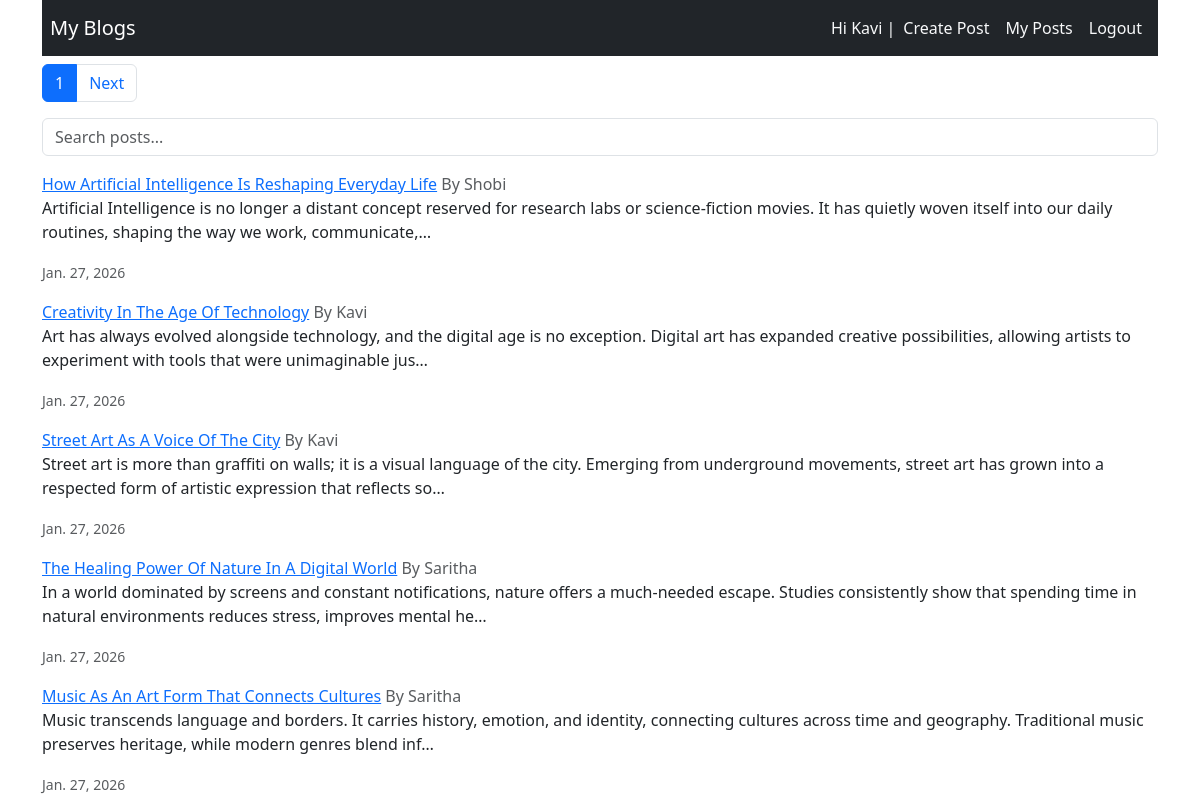
Screenshot of / (signed in) with the database file from the repository.
### blog/models.py (models this page shows, shortened)
class Post(models.Model):
    title = models.CharField(max_length=200)
    content = models.TextField()
    author = models.ForeignKey(User,on_delete=models.CASCADE)
    created_at = models.DateTimeField(auto_now_add=True)

### blog/views.py (the view)
# urls.py: path('',views.home,name="all-posts"),
def home(request):
    query = request.GET.get('q')
    posts = Post.objects.select_related('author')
    if query:
        posts = posts.filter(Q(title__icontains=query) | Q(content__icontains=query))
    posts = posts.order_by('created_at')
    paginator = Paginator(posts,5)
    page_number = request.GET.get('page')
    posts = paginator.get_page(page_number)
    return render(request,"home.html",{'posts':posts})

### blog/templates/home.html (shortened to what this page needs)
{% extends "base.html" %}
{% block content %}
      <nav>
        <ul class="pagination">
          <li class="page-item active">
            <span class="page-link">{{posts.number}}</span>
          </li>
          {% if posts.has_next %}
            <li class="page-item">
              <a class="page-link" href="?page={{posts.next_page_number}}">Next</a>
            </li>
          {% endif %}
        </ul>
      </nav>
      <form method="GET" class="mb-3">
        <input type="text" name="q" class="form-control" placeholder="Search posts...">
      </form>
      {% for post in posts %}
        <div class="Card mb-3">
          <a href="{% url 'detail-post' post.id%}" class="card-title text-primary">{{post.title | title}}</a> <span class="text-muted">By {{post.author}}</span></a>
          <div class="Card-body">
            <p class="card-text">{{post.content | truncatechars:200}}</p>
            <small class="text-muted">{{post.created_at | date }}</small>
          </div>
        </div>
      {% empty %}
        <p>No posts available</p>
      {% endfor %}
{% endblock content %}

### blog/templates/base.html (shortened to what this page needs)
<!doctype html>
<html lang="en">
  <head>
    <link href="https://cdn.jsdelivr.net/npm/bootstrap@5.3.2/dist/css/bootstrap.min.css" rel="stylesheet">
  </head>
  <body>
    <div class="container">
      <nav class="navbar navbar-expand-lg navbar-dark bg-dark">
        <a class="navbar-brand ms-2" href="{% url 'all-posts' %}">My Blogs</a>
        <div class="collapse navbar-collapse" id="navbarNav">
          <ul class="navbar-nav ms-auto me-2">
            {% if user.is_authenticated %}
              <li class="nav-item text-light mt-2">
                  Hi {{ user.username }} |
              </li>
              <li class="nav-item">
                <a href="{% url 'create-post' %}" class="nav-link text-light">Create Post</a>
              </li>
              <li class="nav-item">
                <a href="{% url 'my-posts' %}" class="nav-link text-light">My Posts</a>
              </li>
              <li class="nav-item">
                <a href="{% url 'logout' %}" class="nav-link text-light">Logout</a>
              </li>
            {% endif %}
          </ul>
        </div>
      </nav>
      {% block content %}{% endblock content %}
    </div>
  </body>
</html>

### rows the page displays
Post: title "How Artificial Intelligence Is Reshaping Everyday Life", author "Shobi", content "Artificial Intelligence is no longer a distant concept reserved for research labs or science-fiction movies. It has quietly woven itself into our daily routines, shaping the way we work, communicate,…", created_at "Jan. 27, 2026"
Post: title "Creativity In The Age Of Technology", author "Kavi", content "Art has always evolved alongside technology, and the digital age is no exception. Digital art has expanded creative possibilities, allowing artists to experiment with tools that were unimaginable jus…", created_at "Jan. 27, 2026"
Post: title "Street Art As A Voice Of The City", author "Kavi", content "Street art is more than graffiti on walls; it is a visual language of the city. Emerging from underground movements, street art has grown into a respected form of artistic expression that reflects so…", created_at "Jan. 27, 2026"
Post: title "The Healing Power Of Nature In A Digital World", author "Saritha", content "In a world dominated by screens and constant notifications, nature offers a much-needed escape. Studies consistently show that spending time in natural environments reduces stress, improves mental he…", created_at "Jan. 27, 2026"
Post: title "Music As An Art Form That Connects Cultures", author "Saritha", content "Music transcends language and borders. It carries history, emotion, and identity, connecting cultures across time and geography. Traditional music preserves heritage, while modern genres blend inf…", created_at "Jan. 27, 2026"

### other values shown
{{ user.username }} "Kavi"
{{ posts.number }} "1"
